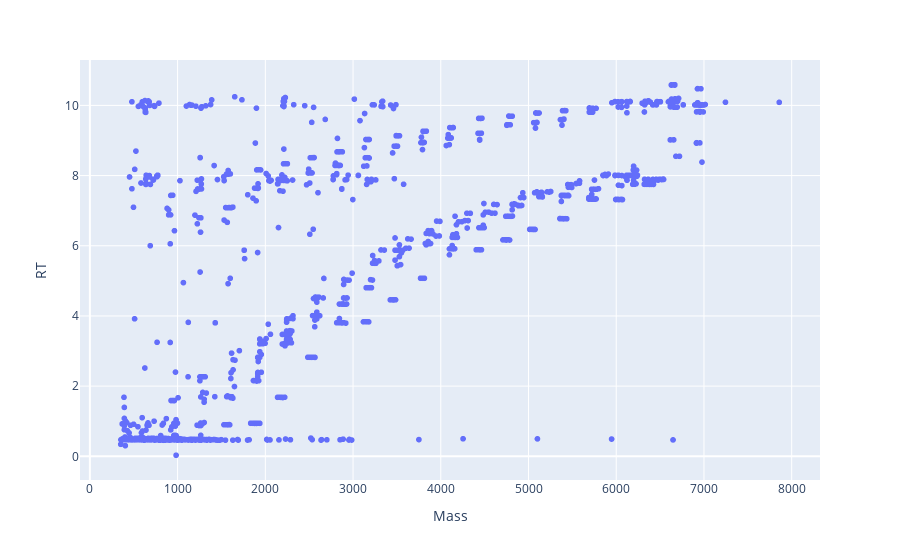

Write notebook code for a chart like this one.
### Code cell
plotly_zone(df_sample)
df_sample.shape[0]
# plotly_zones(df_cmc, df_sample, light_bg=True)

### Figure 1 — Plotly figure (JSON) as saved in the notebook; plotly's stock layout.template omitted (floating-point values rounded to 4 significant figures; data arrays with more than 128 entries replaced by an {"elided": "..."} marker saying what was removed)
{"data": [{"hovertemplate": "Mass=%{x}<br>RT=%{y}<extra></extra>", "legendgroup": "", "marker": {"color": "#636efa", "symbol": "circle"}, "mode": "markers", "name": "", "showlegend": false, "type": "scattergl", "x": {"elided": "1267 float values"}, "xaxis": "x", "y": {"elided": "1267 float values"}, "yaxis": "y"}], "layout": {"legend": {"tracegroupgap": 0}, "margin": {"t": 60}, "xaxis": {"anchor": "y", "domain": [0, 1], "title": {"text": "Mass"}}, "yaxis": {"anchor": "x", "domain": [0, 1], "title": {"text": "RT"}}}}
